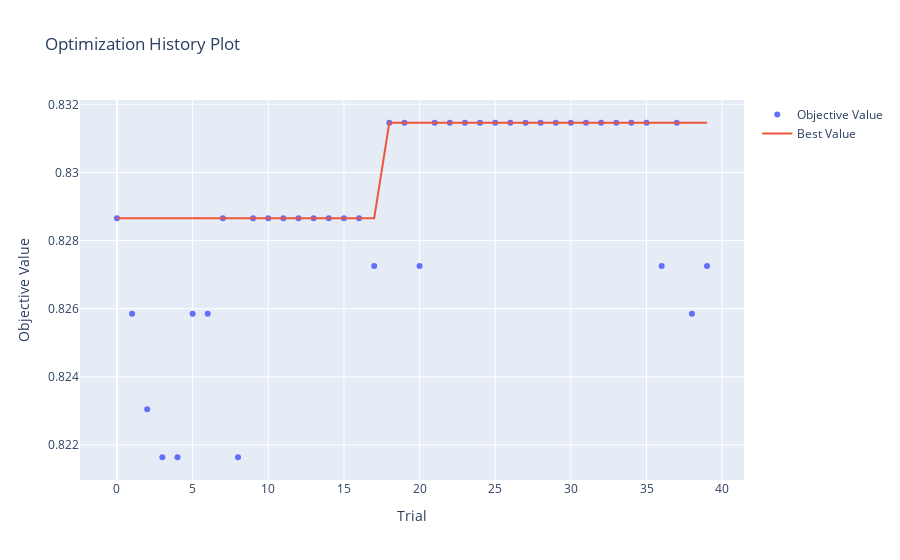

Notebook code for this chart:
### Code cell
# Optuna tuning for RandomizedSearch
def objectives(trial):
    r_params = {
        'criterion':trial.suggest_categorical('criterion',['gini']),
        'max_depth':trial.suggest_int('max_depth', 8,10),
        'max_features':trial.suggest_categorical('max_features', ['log2']),
        'max_leaf_nodes':trial.suggest_int('max_leaf_nodes',37,38), # 37 default
        'min_samples_leaf':trial.suggest_int('min_samples_leaf',4,5), # 4 default
        'min_samples_split':trial.suggest_int('min_samples_split',11,12)# 11 default)
    }

    # instantiate model 
    clf_opt = RandomForestClassifier(**r_params, random_state=12, min_weight_fraction_leaf=0.012) 

    cv = StratifiedKFold(n_splits=5, shuffle=True, random_state=12)

    # score 
    score = cross_val_score(clf_opt,
                            X_train,
                            y_train,
                            cv=cv,
                            scoring='accuracy'
                            ).mean()
    
    return score

# create study
study = opt.create_study(direction='maximize')

# optimize study
study.optimize(objectives, n_trials=40)

# return metrics 
clf_opt_score = study.best_value
clf_opt_params = study.best_params

print(f'Accuracy for RF = {clf_opt_score}, \n Best parameters = {clf_opt_params}')

opt.visualization.plot_optimization_history(study).show()

### Figure 1 — Plotly figure (JSON) as saved in the notebook; plotly's stock layout.template omitted (floating-point values rounded to 4 significant figures)
{"data": [{"mode": "markers", "name": "Objective Value", "type": "scatter", "x": [0, 1, 2, 3, 4, 5, 6, 7, 8, 9, 10, 11, 12, 13, 14, 15, 16, 17, 18, 19, 20, 21, 22, 23, 24, 25, 26, 27, 28, 29, 30, 31, 32, 33, 34, 35, 36, 37, 38, 39], "y": [0.8287, 0.8259, 0.823, 0.8216, 0.8216, 0.8259, 0.8259, 0.8287, 0.8216, 0.8287, 0.8287, 0.8287, 0.8287, 0.8287, 0.8287, 0.8287, 0.8287, 0.8273, 0.8315, 0.8315, 0.8273, 0.8315, 0.8315, 0.8315, 0.8315, 0.8315, 0.8315, 0.8315, 0.8315, 0.8315, 0.8315, 0.8315, 0.8315, 0.8315, 0.8315, 0.8315, 0.8273, 0.8315, 0.8259, 0.8273]}, {"mode": "lines", "name": "Best Value", "type": "scatter", "x": [0, 1, 2, 3, 4, 5, 6, 7, 8, 9, 10, 11, 12, 13, 14, 15, 16, 17, 18, 19, 20, 21, 22, 23, 24, 25, 26, 27, 28, 29, 30, 31, 32, 33, 34, 35, 36, 37, 38, 39], "y": [0.8287, 0.8287, 0.8287, 0.8287, 0.8287, 0.8287, 0.8287, 0.8287, 0.8287, 0.8287, 0.8287, 0.8287, 0.8287, 0.8287, 0.8287, 0.8287, 0.8287, 0.8287, 0.8315, 0.8315, 0.8315, 0.8315, 0.8315, 0.8315, 0.8315, 0.8315, 0.8315, 0.8315, 0.8315, 0.8315, 0.8315, 0.8315, 0.8315, 0.8315, 0.8315, 0.8315, 0.8315, 0.8315, 0.8315, 0.8315]}, {"marker": {"color": "#cccccc"}, "mode": "markers", "name": "Infeasible Trial", "showlegend": false, "type": "scatter", "x": [], "y": []}], "layout": {"title": {"text": "Optimization History Plot"}, "xaxis": {"title": {"text": "Trial"}}, "yaxis": {"title": {"text": "Objective Value"}}}}
